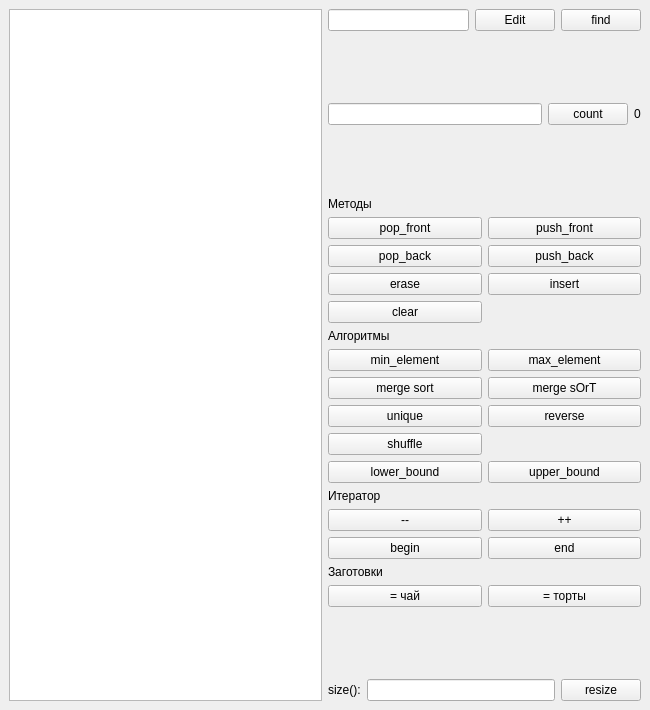
<?xml version="1.0" encoding="UTF-8"?>
<ui version="4.0">
 <class>MainWindow</class>
 <widget class="QMainWindow" name="MainWindow">
  <property name="geometry">
   <rect>
    <x>0</x>
    <y>0</y>
    <width>650</width>
    <height>710</height>
   </rect>
  </property>
  <property name="windowTitle">
   <string>std::vector demo</string>
  </property>
  <widget class="QWidget" name="centralwidget">
   <layout class="QHBoxLayout" name="horizontalLayout_2">
    <item>
     <layout class="QHBoxLayout" name="horizontalLayout" stretch="1,1">
      <item>
       <widget class="QListWidget" name="list_widget"/>
      </item>
      <item>
       <layout class="QVBoxLayout" name="verticalLayout" stretch="0,0,0,0,0,0,0">
        <property name="topMargin">
         <number>0</number>
        </property>
        <property name="bottomMargin">
         <number>0</number>
        </property>
        <item>
         <layout class="QHBoxLayout" name="horizontalLayout_3">
          <item>
           <widget class="QLineEdit" name="txt_elem_content"/>
          </item>
          <item>
           <widget class="QPushButton" name="btn_edit">
            <property name="text">
             <string>Edit</string>
            </property>
           </widget>
          </item>
          <item>
           <widget class="QPushButton" name="btn_find">
            <property name="text">
             <string>find</string>
            </property>
           </widget>
          </item>
         </layout>
        </item>
        <item>
         <spacer name="verticalSpacer_3">
          <property name="orientation">
           <enum>Qt::Orientation::Vertical</enum>
          </property>
          <property name="sizeHint" stdset="0">
           <size>
            <width>20</width>
            <height>40</height>
           </size>
          </property>
         </spacer>
        </item>
        <item>
         <layout class="QHBoxLayout" name="horizontalLayout_4">
          <item>
           <widget class="QLineEdit" name="le_count"/>
          </item>
          <item>
           <widget class="QPushButton" name="btn_count">
            <property name="text">
             <string>count</string>
            </property>
           </widget>
          </item>
          <item>
           <widget class="QLabel" name="lbl_count">
            <property name="text">
             <string>0</string>
            </property>
           </widget>
          </item>
         </layout>
        </item>
        <item>
         <spacer name="verticalSpacer_2">
          <property name="orientation">
           <enum>Qt::Orientation::Vertical</enum>
          </property>
          <property name="sizeHint" stdset="0">
           <size>
            <width>20</width>
            <height>40</height>
           </size>
          </property>
         </spacer>
        </item>
        <item>
         <layout class="QGridLayout" name="gridLayout">
          <item row="8" column="1">
           <widget class="QPushButton" name="btn_reverse">
            <property name="text">
             <string>reverse</string>
            </property>
           </widget>
          </item>
          <item row="13" column="1">
           <widget class="QPushButton" name="btn_end">
            <property name="text">
             <string>end</string>
            </property>
           </widget>
          </item>
          <item row="5" column="0">
           <widget class="QLabel" name="lbl_algorithms">
            <property name="text">
             <string>Алгоритмы</string>
            </property>
           </widget>
          </item>
          <item row="15" column="0">
           <widget class="QPushButton" name="btn_template_tea">
            <property name="text">
             <string>= чай</string>
            </property>
           </widget>
          </item>
          <item row="2" column="1">
           <widget class="QPushButton" name="btn_push_back">
            <property name="text">
             <string>push_back</string>
            </property>
           </widget>
          </item>
          <item row="0" column="0">
           <widget class="QLabel" name="lbl_methods">
            <property name="text">
             <string>Методы</string>
            </property>
           </widget>
          </item>
          <item row="10" column="0">
           <widget class="QPushButton" name="btn_lower_bound">
            <property name="text">
             <string>lower_bound</string>
            </property>
           </widget>
          </item>
          <item row="4" column="0">
           <widget class="QPushButton" name="btn_clear">
            <property name="text">
             <string>clear</string>
            </property>
           </widget>
          </item>
          <item row="6" column="1">
           <widget class="QPushButton" name="btn_max_element">
            <property name="text">
             <string>max_element</string>
            </property>
           </widget>
          </item>
          <item row="11" column="0">
           <widget class="QLabel" name="lbl_iterator">
            <property name="text">
             <string>Итератор</string>
            </property>
           </widget>
          </item>
          <item row="7" column="0">
           <widget class="QPushButton" name="btn_merge_sort_strict">
            <property name="text">
             <string>merge sort</string>
            </property>
           </widget>
          </item>
          <item row="7" column="1">
           <widget class="QPushButton" name="btn_merge_sort_unstrict">
            <property name="text">
             <string>merge sOrT</string>
            </property>
           </widget>
          </item>
          <item row="14" column="0">
           <widget class="QLabel" name="lbl_blank">
            <property name="text">
             <string>Заготовки</string>
            </property>
           </widget>
          </item>
          <item row="6" column="0">
           <widget class="QPushButton" name="btn_min_element">
            <property name="text">
             <string>min_element</string>
            </property>
           </widget>
          </item>
          <item row="8" column="0">
           <widget class="QPushButton" name="btn_unique">
            <property name="text">
             <string>unique</string>
            </property>
           </widget>
          </item>
          <item row="12" column="1">
           <widget class="QPushButton" name="btn_increment">
            <property name="text">
             <string>++</string>
            </property>
           </widget>
          </item>
          <item row="9" column="0">
           <widget class="QPushButton" name="btn_shuffle">
            <property name="text">
             <string>shuffle</string>
            </property>
           </widget>
          </item>
          <item row="3" column="0">
           <widget class="QPushButton" name="btn_erase">
            <property name="text">
             <string>erase</string>
            </property>
           </widget>
          </item>
          <item row="15" column="1">
           <widget class="QPushButton" name="btn_template_cake">
            <property name="text">
             <string>= торты</string>
            </property>
           </widget>
          </item>
          <item row="12" column="0">
           <widget class="QPushButton" name="btn_decrement">
            <property name="text">
             <string>--</string>
            </property>
           </widget>
          </item>
          <item row="3" column="1">
           <widget class="QPushButton" name="btn_insert">
            <property name="text">
             <string>insert</string>
            </property>
           </widget>
          </item>
          <item row="10" column="1">
           <widget class="QPushButton" name="btn_upper_bound">
            <property name="text">
             <string>upper_bound</string>
            </property>
           </widget>
          </item>
          <item row="1" column="1">
           <widget class="QPushButton" name="btn_push_front">
            <property name="text">
             <string>push_front</string>
            </property>
           </widget>
          </item>
          <item row="13" column="0">
           <widget class="QPushButton" name="btn_begin">
            <property name="text">
             <string>begin</string>
            </property>
           </widget>
          </item>
          <item row="2" column="0">
           <widget class="QPushButton" name="btn_pop_back">
            <property name="text">
             <string>pop_back</string>
            </property>
           </widget>
          </item>
          <item row="1" column="0">
           <widget class="QPushButton" name="btn_pop_front">
            <property name="text">
             <string>pop_front</string>
            </property>
           </widget>
          </item>
         </layout>
        </item>
        <item>
         <spacer name="verticalSpacer">
          <property name="orientation">
           <enum>Qt::Orientation::Vertical</enum>
          </property>
          <property name="sizeHint" stdset="0">
           <size>
            <width>20</width>
            <height>40</height>
           </size>
          </property>
         </spacer>
        </item>
        <item>
         <layout class="QHBoxLayout" name="horizontalLayout_7">
          <item>
           <widget class="QLabel" name="lbl_size">
            <property name="text">
             <string>size():</string>
            </property>
           </widget>
          </item>
          <item>
           <widget class="QLineEdit" name="txt_size"/>
          </item>
          <item>
           <widget class="QPushButton" name="btn_resize">
            <property name="text">
             <string>resize</string>
            </property>
           </widget>
          </item>
         </layout>
        </item>
       </layout>
      </item>
     </layout>
    </item>
   </layout>
  </widget>
 </widget>
 <resources/>
 <connections/>
</ui>
